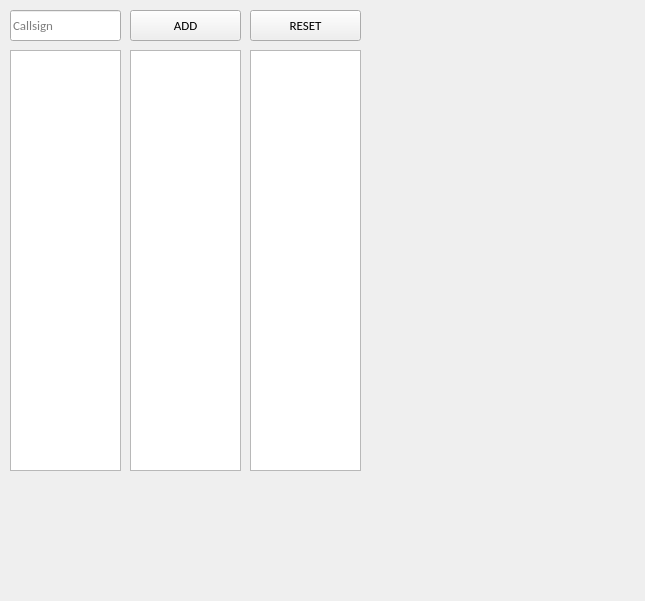
<?xml version="1.0" encoding="UTF-8"?>
<ui version="4.0">
 <class>MainWindow</class>
 <widget class="QMainWindow" name="MainWindow">
  <property name="geometry">
   <rect>
    <x>0</x>
    <y>0</y>
    <width>645</width>
    <height>601</height>
   </rect>
  </property>
  <property name="sizePolicy">
   <sizepolicy hsizetype="Preferred" vsizetype="Preferred">
    <horstretch>0</horstretch>
    <verstretch>0</verstretch>
   </sizepolicy>
  </property>
  <property name="font">
   <font>
    <family>Calibri</family>
    <pointsize>10</pointsize>
   </font>
  </property>
  <property name="windowTitle">
   <string>Flight Strip Manager</string>
  </property>
  <property name="windowOpacity">
   <double>50.000000000000000</double>
  </property>
  <property name="locale">
   <locale language="English" country="UnitedStates"/>
  </property>
  <widget class="QWidget" name="centralwidget">
   <widget class="QPushButton" name="btn_add">
    <property name="geometry">
     <rect>
      <x>130</x>
      <y>10</y>
      <width>111</width>
      <height>31</height>
     </rect>
    </property>
    <property name="font">
     <font>
      <pointsize>10</pointsize>
     </font>
    </property>
    <property name="text">
     <string>ADD</string>
    </property>
   </widget>
   <widget class="QPushButton" name="btn_reset">
    <property name="geometry">
     <rect>
      <x>250</x>
      <y>10</y>
      <width>111</width>
      <height>31</height>
     </rect>
    </property>
    <property name="font">
     <font>
      <pointsize>10</pointsize>
     </font>
    </property>
    <property name="text">
     <string>RESET</string>
    </property>
   </widget>
   <widget class="QListWidget" name="list_pend">
    <property name="geometry">
     <rect>
      <x>10</x>
      <y>50</y>
      <width>111</width>
      <height>421</height>
     </rect>
    </property>
    <property name="font">
     <font>
      <pointsize>10</pointsize>
     </font>
    </property>
    <property name="dragEnabled">
     <bool>true</bool>
    </property>
    <property name="dragDropOverwriteMode">
     <bool>false</bool>
    </property>
    <property name="dragDropMode">
     <enum>QAbstractItemView::DragDrop</enum>
    </property>
    <property name="defaultDropAction">
     <enum>Qt::MoveAction</enum>
    </property>
   </widget>
   <widget class="QListWidget" name="list_push">
    <property name="geometry">
     <rect>
      <x>130</x>
      <y>50</y>
      <width>111</width>
      <height>421</height>
     </rect>
    </property>
    <property name="font">
     <font>
      <pointsize>10</pointsize>
     </font>
    </property>
    <property name="dragEnabled">
     <bool>true</bool>
    </property>
    <property name="dragDropOverwriteMode">
     <bool>false</bool>
    </property>
    <property name="dragDropMode">
     <enum>QAbstractItemView::DragDrop</enum>
    </property>
    <property name="defaultDropAction">
     <enum>Qt::MoveAction</enum>
    </property>
   </widget>
   <widget class="QListWidget" name="list_dept">
    <property name="geometry">
     <rect>
      <x>250</x>
      <y>50</y>
      <width>111</width>
      <height>421</height>
     </rect>
    </property>
    <property name="font">
     <font>
      <pointsize>10</pointsize>
     </font>
    </property>
    <property name="dragEnabled">
     <bool>true</bool>
    </property>
    <property name="dragDropOverwriteMode">
     <bool>false</bool>
    </property>
    <property name="dragDropMode">
     <enum>QAbstractItemView::DragDrop</enum>
    </property>
    <property name="defaultDropAction">
     <enum>Qt::MoveAction</enum>
    </property>
   </widget>
   <widget class="QLineEdit" name="lineEdit">
    <property name="geometry">
     <rect>
      <x>10</x>
      <y>10</y>
      <width>111</width>
      <height>31</height>
     </rect>
    </property>
    <property name="font">
     <font>
      <pointsize>10</pointsize>
     </font>
    </property>
    <property name="maxLength">
     <number>10</number>
    </property>
    <property name="placeholderText">
     <string>Callsign</string>
    </property>
    <property name="clearButtonEnabled">
     <bool>true</bool>
    </property>
   </widget>
  </widget>
 </widget>
 <tabstops>
  <tabstop>lineEdit</tabstop>
  <tabstop>btn_add</tabstop>
  <tabstop>list_pend</tabstop>
  <tabstop>list_push</tabstop>
  <tabstop>list_dept</tabstop>
  <tabstop>btn_reset</tabstop>
 </tabstops>
 <resources/>
 <connections>
  <connection>
   <sender>btn_add</sender>
   <signal>clicked()</signal>
   <receiver>MainWindow</receiver>
   <slot>addFlight()</slot>
   <hints>
    <hint type="sourcelabel">
     <x>188</x>
     <y>21</y>
    </hint>
    <hint type="destinationlabel">
     <x>427</x>
     <y>58</y>
    </hint>
   </hints>
  </connection>
  <connection>
   <sender>btn_reset</sender>
   <signal>clicked()</signal>
   <receiver>MainWindow</receiver>
   <slot>resetLists()</slot>
   <hints>
    <hint type="sourcelabel">
     <x>309</x>
     <y>25</y>
    </hint>
    <hint type="destinationlabel">
     <x>427</x>
     <y>16</y>
    </hint>
   </hints>
  </connection>
  <connection>
   <sender>lineEdit</sender>
   <signal>returnPressed()</signal>
   <receiver>btn_add</receiver>
   <slot>click()</slot>
   <hints>
    <hint type="sourcelabel">
     <x>47</x>
     <y>23</y>
    </hint>
    <hint type="destinationlabel">
     <x>185</x>
     <y>25</y>
    </hint>
   </hints>
  </connection>
  <connection>
   <sender>list_push</sender>
   <signal>itemDoubleClicked(QListWidgetItem*)</signal>
   <receiver>MainWindow</receiver>
   <slot>setStatusClr()</slot>
   <hints>
    <hint type="sourcelabel">
     <x>179</x>
     <y>331</y>
    </hint>
    <hint type="destinationlabel">
     <x>379</x>
     <y>516</y>
    </hint>
   </hints>
  </connection>
  <connection>
   <sender>list_dept</sender>
   <signal>itemDoubleClicked(QListWidgetItem*)</signal>
   <receiver>MainWindow</receiver>
   <slot>setStatusDep()</slot>
   <hints>
    <hint type="sourcelabel">
     <x>302</x>
     <y>401</y>
    </hint>
    <hint type="destinationlabel">
     <x>380</x>
     <y>552</y>
    </hint>
   </hints>
  </connection>
  <connection>
   <sender>list_pend</sender>
   <signal>itemDoubleClicked(QListWidgetItem*)</signal>
   <receiver>MainWindow</receiver>
   <slot>setStatusClr()</slot>
   <hints>
    <hint type="sourcelabel">
     <x>67</x>
     <y>335</y>
    </hint>
    <hint type="destinationlabel">
     <x>379</x>
     <y>481</y>
    </hint>
   </hints>
  </connection>
 </connections>
 <slots>
  <slot>addFlight()</slot>
  <slot>resetLists()</slot>
  <slot>setStatusClr()</slot>
  <slot>setStatusDep()</slot>
 </slots>
</ui>
